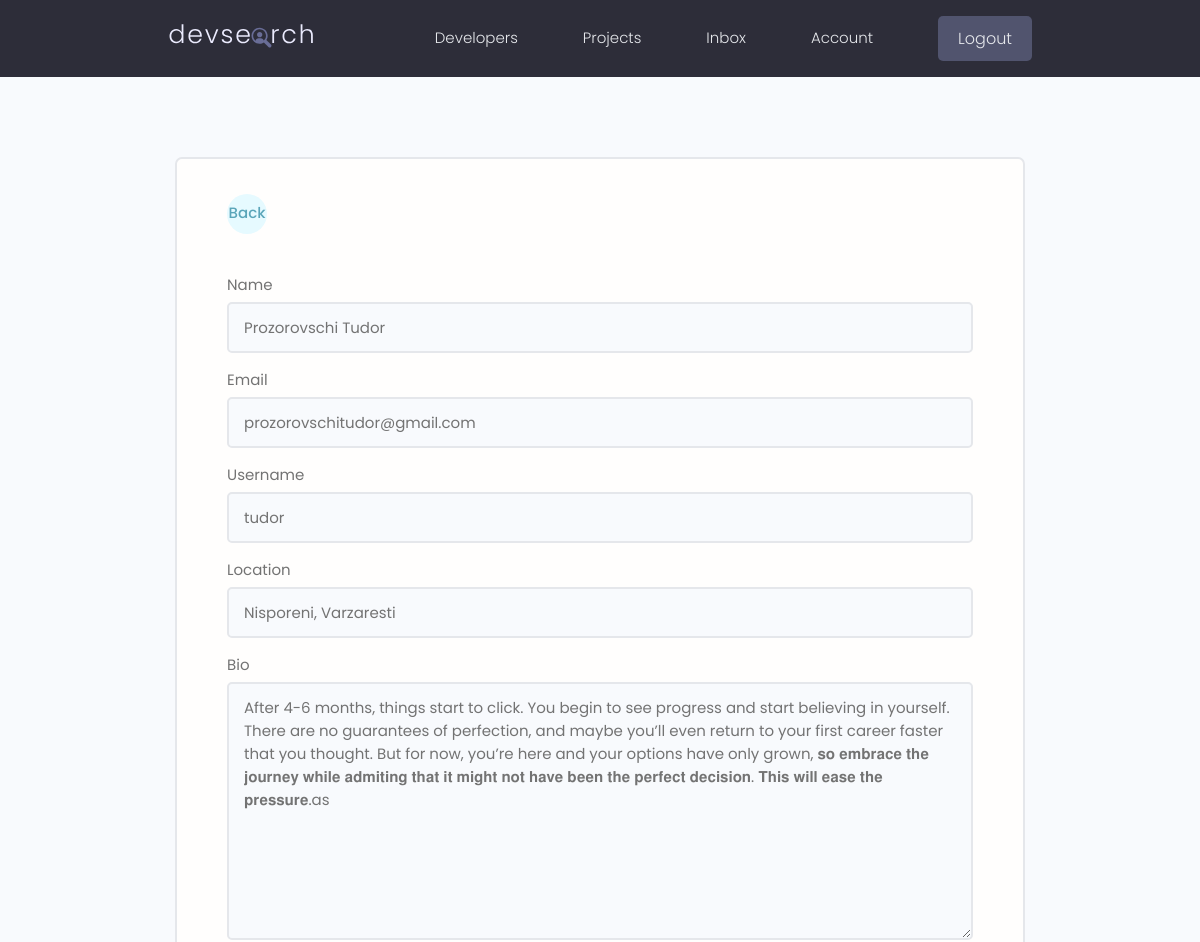
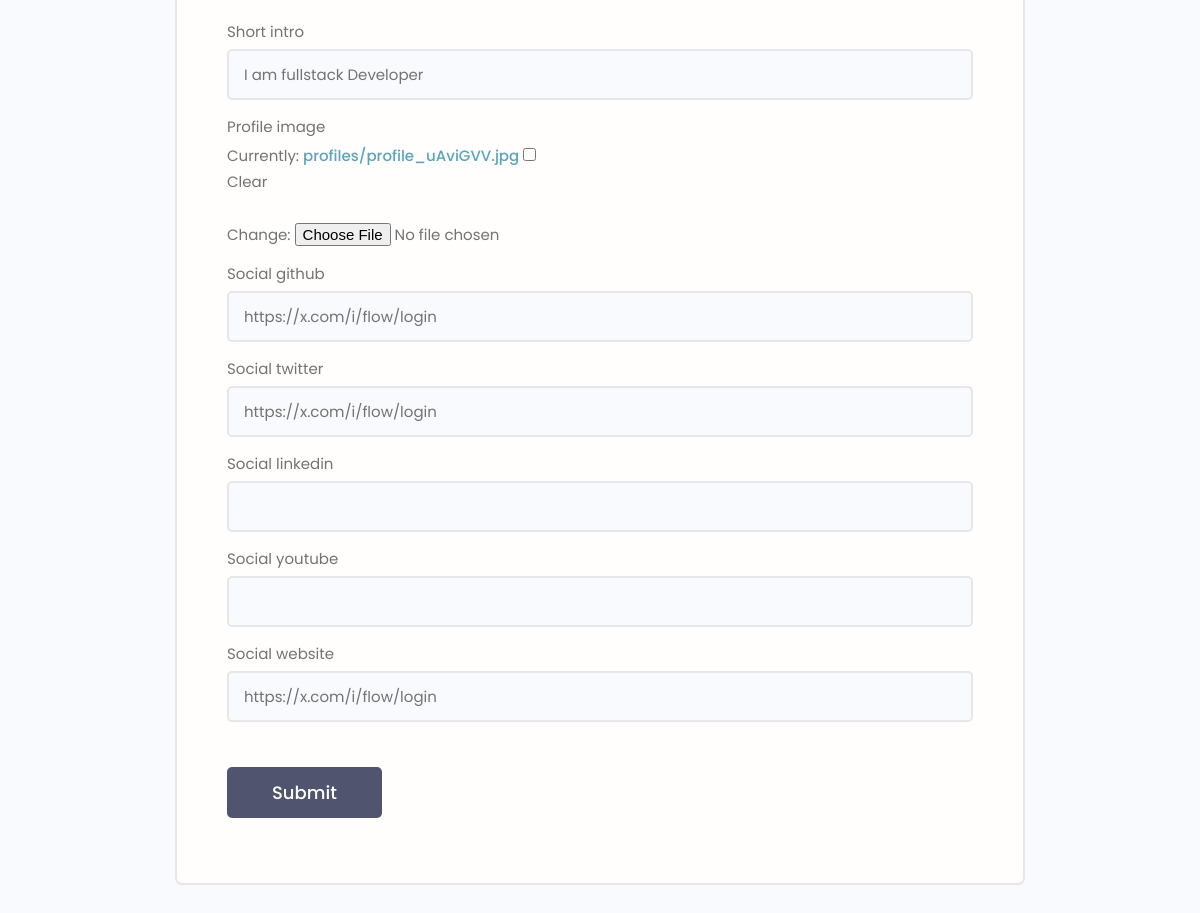
The page /edit-account/ (signed in) on the database its author committed (2 pictures, top to bottom).
### users/models.py (models this page shows, shortened)
class Profile(models.Model):
    user = models.OneToOneField(User, on_delete=models.CASCADE, null=True, blank=True)
    name = models.CharField(max_length=200, blank=True, null=True)
    email = models.EmailField(max_length=500, blank=True, null=True)
    username = models.CharField(max_length=200, blank=True, null=True)
    location = models.CharField(max_length=200, blank=True, null=True)
    short_intro = models.CharField(max_length=200, blank=True, null=True)
    bio = models.TextField(blank=True, null=True)
    profile_image = models.ImageField(
        null=True, blank=True, upload_to='profiles/', default="profiles/user-default.png")
    social_github = models.CharField(max_length=200, blank=True, null=True)
    social_twitter = models.CharField(max_length=200, blank=True, null=True)
    social_linkedin = models.CharField(max_length=200, blank=True, null=True)
    social_youtube = models.CharField(max_length=200, blank=True, null=True)
    social_website = models.CharField(max_length=200, blank=True, null=True)
    created = models.DateTimeField(auto_now_add=True)
    id = models.UUIDField(default=uuid.uuid4, unique=True,
                          primary_key=True, editable=False)

### users/views.py (the view)
# urls.py: path('edit-account/', views.editAccount, name="edit-account"),
@login_required(login_url='login')
def editAccount (request):
    profile = request.user.profile
    form = ProfileForm(instance=profile)
    if request.method == 'POST':
        form = ProfileForm(request.POST,request.FILES,instance=profile)
        if form.is_valid():
            form.save()
            return redirect('account')
    context = {'form': form}
    return render(request, 'users/profile_form.html', context)

### users/forms.py
class ProfileForm(ModelForm):
    class Meta:
        model = Profile  # Modelul asociat formularului
        fields = ['name', 'email', 'username', 'location', 'bio', 'short_intro', 'profile_image',
                  'social_github', 'social_twitter', 'social_linkedin', 'social_youtube',
                    'social_website']
    def __init__(self, *args, **kwargs):
        super(ProfileForm, self).__init__(*args, **kwargs)
        for name, field in self.fields.items():
            field.widget.attrs.update({'class': 'input'})

### users/templates/users/profile_form.html (shortened to what this page needs)
{% extends 'main.html' %}
{% block content %}
    <main class="formPage my-xl">
        <div class="content-box">
            <div class="formWrapper">
                <a class="backButton" href="{% url 'account' %}"> Back</a>
                <br>
                <form class="form" method="POST" action="{%url 'edit-account'%}" enctype="multipart/form-data">
                    {% for field in form %}
                    <form class="form" method="POST">
                        <div class="form__field">
                            <label for="formInput#text">{{field.label}}</label>
                            {{field}}
                        </div>
                    {% endfor %}
                    <input class="btn btn--sub btn--lg  my-md" type="submit" value="Submit" />
                </form>
            </div>
        </div>
    </main>
{% endblock content %}

### static/styles/app.css (style rules this page uses)
.btn--sub { background-color: var(--color-sub-light); }
.content-box { width: 95%; max-width: 85rem; margin: 0 auto; }
.backButton { background: var(--color-main-light); color: var(--color-main); width: 4rem; height: 4rem; display: flex; align-items: center; justify-content: center; border-radius: 50%; }
.formPage .formWrapper { list-style: none; background: var(--color-white); padding: 3.5rem 5rem; border: 2px solid var(--color-light); border-radius: 0.7rem; }

### static/uikit/styles/modules/_base.css (style rules this page uses)
* { margin: 0; padding: 0; box-sizing: border-box; text-rendering: optimizeLegibility; color: inherit; font-size: inherit; }
body { line-height: 1.6; font-weight: 400; font-size: 1.5rem; color: var(--color-text); background-color: var(--color-bg); min-height: 100vh; }

### static/uikit/styles/modules/_typography.css (style rules this page uses)
* { font-family: var(--font-base); }
a { padding-bottom: 2px; text-decoration: none; display: inline-block; color: var(--color-main); font-weight: var(--font-medium); }

### static/uikit/styles/modules/_utilities.css (style rules this page uses)
.my-md { margin: 3rem auto; }
.my-xl { margin: 8rem auto; }

### static/uikit/styles/modules/_button.css (style rules this page uses)
.btn { display: inline-block; position: relative; cursor: pointer; background-color: var(--color-light); font-weight: var(--font-medium); color: var(--color-sub); text-decoration: none; padding: 1rem 2rem; border-radius: 0.5rem; border: none; width: -webkit-fit-content; width: -moz-fit-content; width: fit-content; height: -webkit-fit-content; height: -moz-fit-content; height: fit-content; font-size: 1.6rem; outline-width: 0; outline-color: transparent; -webkit-backface-visibility: hidden; backface-visibility: hidden; transition: all 0.3s ease-in-out; }
.btn--sub { background-color: var(--color-sub); color: var(--color-white); }
.btn--lg { font-size: 1.8rem; padding: 1.2rem 4.5rem; }

### static/uikit/styles/modules/_form.css (style rules this page uses)
.form { display: block; }
.form__field { margin-top: 1.5rem; margin-bottom: 1.5rem; }
.form__label, .form__field > label { display: block; margin-bottom: 0.5rem; color: var(--color-text); }
input.input[type='text'], input.input[type='email'], input.input[type='password'], input.input[type='number'], textarea.input { min-width: 24rem; width: 100%; padding: 1.2rem 1.5rem; border-radius: 0.5rem; border: 2px solid var(--color-light); transition: all 0.3s ease-in-out; background-color: var(--color-bg); }

### rows shown on the page
Profile: form "Prozorovschi Tudor" "prozorovschitudor@gmail.com" "tudor" "Nisporeni, Varzaresti" "After 4-6 months, things start to click. You begin to see progress and start believing in yourself. There are no guarantees of perfection, and maybe you’ll even return to your first career faster that you thought. But for now, you’re here and your options have only grown, 𝐬𝐨 𝐞𝐦𝐛𝐫𝐚𝐜𝐞 𝐭𝐡𝐞 𝐣𝐨𝐮𝐫𝐧𝐞𝐲 𝐰𝐡𝐢𝐥𝐞 𝐚𝐝𝐦𝐢𝐭𝐢𝐧𝐠 𝐭𝐡𝐚𝐭 𝐢𝐭 𝐦𝐢𝐠𝐡𝐭 𝐧𝐨𝐭 𝐡𝐚𝐯𝐞 𝐛𝐞𝐞𝐧 𝐭𝐡𝐞 𝐩𝐞𝐫𝐟𝐞𝐜𝐭 𝐝𝐞𝐜𝐢𝐬𝐢𝐨𝐧. 𝐓𝐡𝐢𝐬 𝐰𝐢𝐥𝐥 𝐞𝐚𝐬𝐞 𝐭𝐡𝐞 𝐩𝐫𝐞𝐬𝐬𝐮𝐫𝐞.as" "I am fullstack Developer" "https://x.com/i/flow/login" "https://x.com/i/flow/login" "https://x.com/i/flow/login"

### other values the page prints
{{ field.label }} "Name" "Email" "Username" "Location" "Bio" "Short intro" "Profile image" "Social github" "Social twitter" "Social linkedin" "Social youtube" "Social website"
